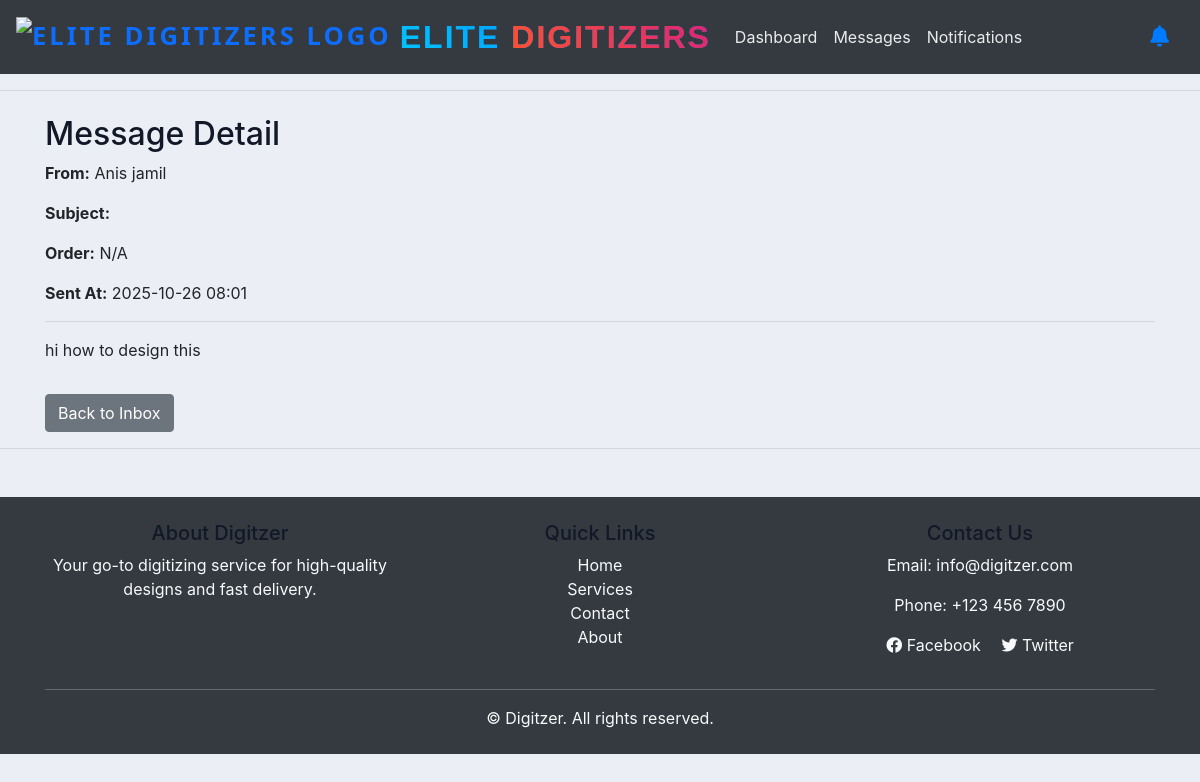
The page /message/33/ (signed in) on the database its author committed.
### accounts/models.py (models this page shows, shortened)
class DesignerMessage(models.Model):
    sender = models.ForeignKey(User, related_name='sent_messages', on_delete=models.CASCADE)
    receiver = models.ForeignKey(User, related_name='received_messages', on_delete=models.CASCADE)
    order = models.ForeignKey('Order', on_delete=models.CASCADE, null=True, blank=True)
    subject = models.CharField(max_length=255)
    message = models.TextField()
    timestamp = models.DateTimeField(auto_now_add=True)
    attachment = models.FileField(upload_to='message_attachments/', null=True, blank=True)
    is_read = models.BooleanField(default=False)

### accounts/decorators.py (the view)
        def wrapper_func(request, *args, **kwargs):
            group = None
            if request.user.groups.exists():
                group = request.user.groups.all()[0].name
            if group in allowed_roles:
                return view_func(request, *args, **kwargs)
            else:
                return HttpResponse("You are not authorized to view this page.")

### accounts/views.py (called while the page is built)
@login_required
@allowed_users(allowed_roles=['admin', 'designer', 'sales_rep'])
def view_message(request, pk):
    message = get_object_or_404(DesignerMessage, pk=pk, receiver=request.user)
    if not message.is_read:
        message.is_read = True
        message.save()
    return render(request, 'designer/view_message.html', {'message': message})

### templates/designer/view_message.html
{% extends 'accounts/main.html' %}
{% block content %}
<div class="container mt-4">
    <h2>Message Detail</h2>
    <p><strong>From:</strong> {{ message.sender.get_full_name|default:message.sender.username }}</p>
    <p><strong>Subject:</strong> {{ message.subject }}</p>
    <p><strong>Order:</strong>
        {% if message.order %}
            <a href="{% url 'order_detail' message.order.id %}">{{ message.order.id }}</a>
        {% else %}
            N/A
        {% endif %}
    </p>
    <p><strong>Sent At:</strong> {{ message.timestamp|date:"Y-m-d H:i" }}</p>
    <hr>
    <p>{{ message.message|linebreaks }}</p>
    <a href="{% url 'designer_inbox' %}" class="btn btn-secondary mt-3">Back to Inbox</a>
</div>
{% endblock %}

### static/css/main.css (style rules this page uses)
body { background-color: #ebeff5; }
h5, h4, h2 { color: #111827; }

### rows shown on the page
DesignerMessage: sender.get_full_name "Anis jamil", timestamp "2025-10-26 08:01", message "hi how to design this"
